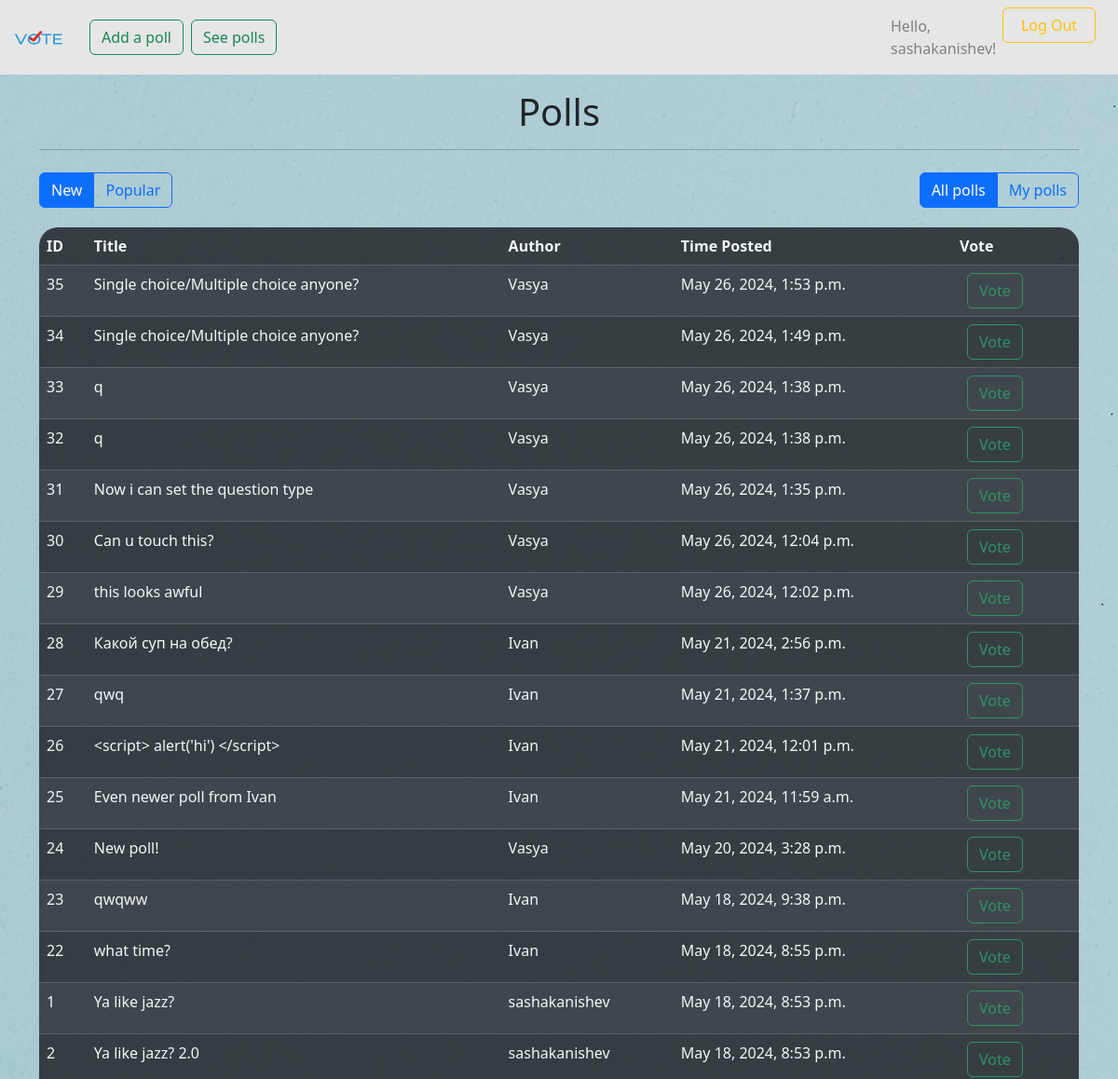
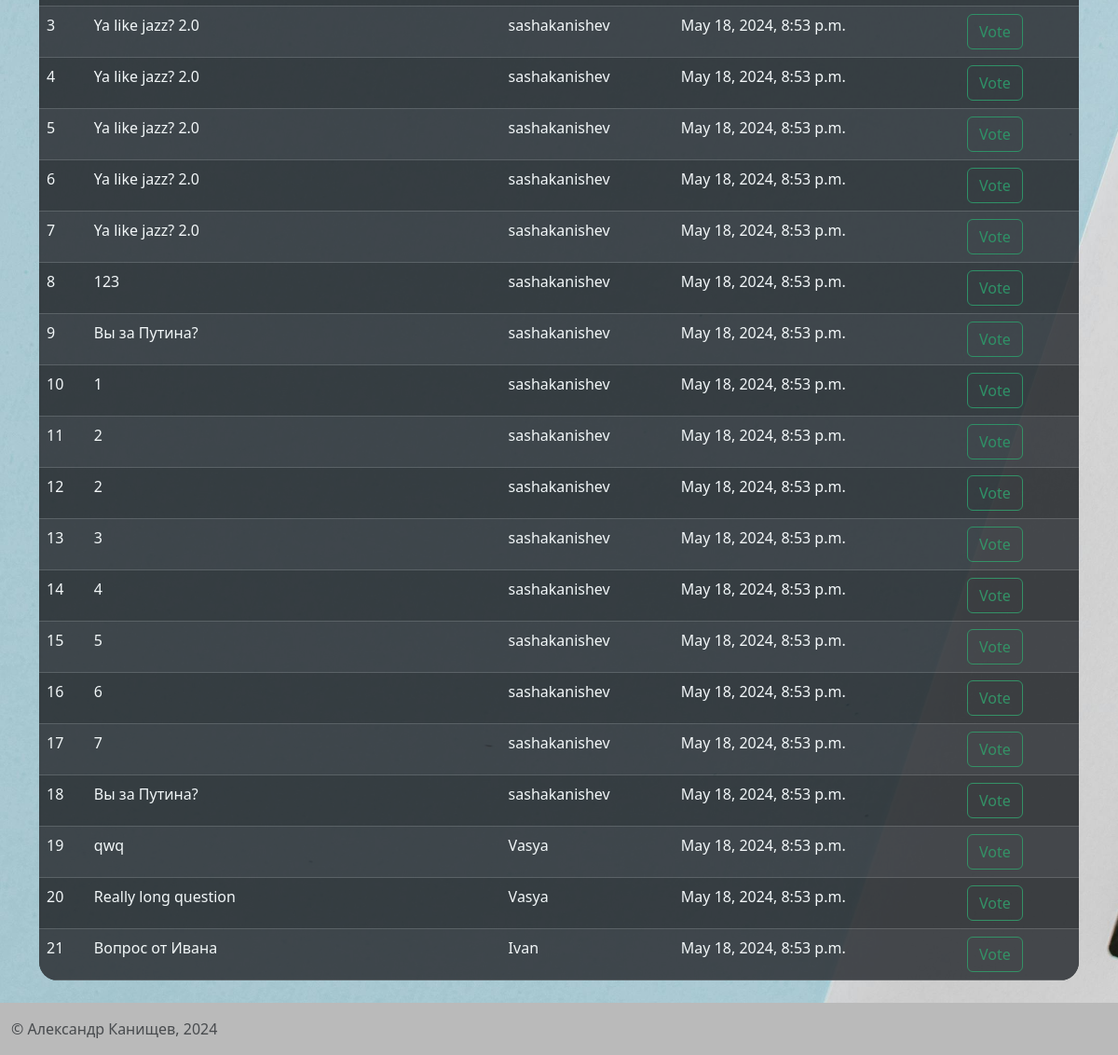
Screenshot of /view_polls/ (signed in) with the database file from the repository (2 pictures, top to bottom).
### polls/models.py (models this page shows, shortened)
class Poll(models.Model):
    QUESTION_TYPE_CHOICES = [
        ('single', 'Single Choice'),
        ('multiple', 'Multiple Choice'),
    ]
    question = models.TextField()
    option_one = models.CharField(max_length=50)
    option_two = models.CharField(max_length=50)
    option_three = models.CharField(max_length=50)
    option_one_count = models.IntegerField(default=0)
    option_two_count = models.IntegerField(default=0)
    option_three_count = models.IntegerField(default=0)
    author = models.ForeignKey(User, on_delete=models.CASCADE, default=1)
    time = models.DateTimeField(default=now)
    question_type = models.CharField(max_length=10, choices=QUESTION_TYPE_CHOICES, default='single')

### polls/views.py (the view)
# urls.py: path('view_polls/', views.view_polls, name='view_polls'),  # See all polls
def view_polls(request):
    all_polls = Poll.objects.all()
    my_polls = Poll.objects.filter(author=request.user) if request.user.is_authenticated else Poll.objects.none()
    context = {
        'pagename': 'Polls',
        'all_polls_by_freshness': all_polls.order_by('-time'),
        'all_polls_by_popularity': all_polls.annotate(
            total_votes=F('option_one_count') + F('option_two_count') + F('option_three_count')).order_by(
            '-total_votes'),
        'my_polls_by_freshness': my_polls.order_by('-time'),
        'my_polls_by_popularity': my_polls.annotate(
            total_votes=F('option_one_count') + F('option_two_count') + F('option_three_count')).order_by(
            '-total_votes'),
    }
    return render(request, 'pages/view_polls.html', context)

### polls/templates/pages/view_polls.html (shortened to what this page needs)
{% extends 'base.html' %}
{% block content %}
<div class="container mt-4" style="margin-bottom: 80px;">
    <div class="d-flex justify-content-between mb-3">
        <div aria-label="Basic radio toggle button group" class="btn-group" role="group" style="margin-bottom: 5px;">
            <label class="btn btn-outline-primary" for="btnradio1">New</label>
            <label class="btn btn-outline-primary" for="btnradio2">Popular</label>
        </div>
        <div aria-label="Basic radio toggle button group" class="btn-group" role="group" style="margin-bottom: 5px;">
            <label class="btn btn-outline-primary" for="btnradio3">All polls</label>
            {% if user.is_authenticated %}
            <label class="btn btn-outline-primary" for="btnradio4">My polls</label>
            {% else %}
            <input autocomplete="off" class="btn-check" disabled id="btnradio4" name="ownership" type="radio">
            <label class="btn btn-outline-primary" for="btnradio4">My polls</label>
            {% endif %}
        </div>
    </div>
    <table class="table rounded-table table-striped table-hover table-dark">
        <thead>
        <tr>
            <th scope="col">ID</th>
            <th scope="col">Title</th>
            <th scope="col">Author</th>
            <th scope="col">Time Posted</th>
            <th scope="col">Vote</th>
        </tr>
        </thead>
        <tbody id="pollsTable">
        {% for poll in all_polls_by_freshness %}
        <tr class="poll-row new all">
            <td>{{ poll.id }}</td>
            <td><a class="text-white" href="{% url 'view_poll' poll.id %}" style="text-decoration: none;">{{ poll.question }}</a></td>
            <td>{{ poll.author.username }}</td>
            <td>{{ poll.time }}</td>
            <td>
                {% if user.is_authenticated %}
                <a href="{% url 'vote' poll.id %}">
                    <button class="btn btn-outline-success ms-2 me-2" type="button">Vote</button>
                    {% else %}
                    <button class="btn btn-outline-success ms-2 me-2 disabled" type="button">Vote</button>
                    {% endif %}
                </a>
            </td>
        </tr>
        {% endfor %}
        </tbody>
    </table>
</div>
{% endblock %}

### polls/templates/header.html (shortened to what this page needs)
<nav class="navbar navbar-expand-lg" style="background-color: #e6e6e6;">
    <div class="container-fluid">
        <a class="navbar-brand" href="{% url 'index' %}">
            <img alt="Logo" class="d-inline-block align-text-top" height="50" src="/static/images/logo1.png" width="60">
        </a>
        <div class="collapse navbar-collapse" id="navbarNavAltMarkup">
            <div class="navbar-nav">
                {% if request.user.is_authenticated %}
                <a href="{% url 'add_poll' %}">
                    <button class="btn  btn-outline-success ms-2 me-2" style="margin-left: 20px;" type="button">Add a
                        poll
                    </button>
                </a>
                {% endif %}
                <a href="{% url 'view_polls' %}">
                    <button class="btn  btn-outline-success" type="button">See polls</button>
                </a>
            </div>
        </div>
    </div>
    {% if request.user.is_authenticated %}
    <ul class="navbar-nav mr-right">
                        <span class="navbar-text" style="color: gray; width: 100px;">
                            Hello, {{ request.user.username }}!
                        </span>
        <a href="{% url 'logout' %}">
            <button class="btn  btn-outline-warning me-4" style="width: 100px; margin-left: 20px;" type="button">Log
                Out
            </button>
        </a>
    </ul>
    {% endif %}
</nav>

### polls/templates/pages/view_polls.html (style rules this page uses)
.rounded-table { border-collapse: separate; border-spacing: 0; border-radius: 1.25rem; overflow: hidden; opacity: 0.85; }

### rows the page displays
Poll: id "35", question "Single choice/Multiple choice anyone?", author.username "Vasya", time "May 26, 2024, 1:53 p.m."
Poll: id "34", question "Single choice/Multiple choice anyone?", author.username "Vasya", time "May 26, 2024, 1:49 p.m."
Poll: id "33", question "q", author.username "Vasya", time "May 26, 2024, 1:38 p.m."
Poll: id "32", question "q", author.username "Vasya", time "May 26, 2024, 1:38 p.m."
Poll: id "31", question "Now i can set the question type", author.username "Vasya", time "May 26, 2024, 1:35 p.m."
Poll: id "30", question "Can u touch this?", author.username "Vasya", time "May 26, 2024, 12:04 p.m."
Poll: id "29", question "this looks awful", author.username "Vasya", time "May 26, 2024, 12:02 p.m."
Poll: id "28", question "Какой суп на обед?", author.username "Ivan", time "May 21, 2024, 2:56 p.m."
Poll: id "27", question "qwq", author.username "Ivan", time "May 21, 2024, 1:37 p.m."
Poll: id "26", question "<script> alert('hi') </script>", author.username "Ivan", time "May 21, 2024, 12:01 p.m."
Poll: id "25", question "Even newer poll from Ivan", author.username "Ivan", time "May 21, 2024, 11:59 a.m."
Poll: id "24", question "New poll!", author.username "Vasya", time "May 20, 2024, 3:28 p.m."
Poll: id "23", question "qwqww", author.username "Ivan", time "May 18, 2024, 9:38 p.m."
Poll: id "22", question "what time?", author.username "Ivan", time "May 18, 2024, 8:55 p.m."
Poll: id "1", question "Ya like jazz?", author.username "sashakanishev", time "May 18, 2024, 8:53 p.m."
Poll: id "2", question "Ya like jazz? 2.0", author.username "sashakanishev", time "May 18, 2024, 8:53 p.m."
Poll: id "3", question "Ya like jazz? 2.0", author.username "sashakanishev", time "May 18, 2024, 8:53 p.m."
Poll: id "4", question "Ya like jazz? 2.0", author.username "sashakanishev", time "May 18, 2024, 8:53 p.m."
Poll: id "5", question "Ya like jazz? 2.0", author.username "sashakanishev", time "May 18, 2024, 8:53 p.m."
Poll: id "6", question "Ya like jazz? 2.0", author.username "sashakanishev", time "May 18, 2024, 8:53 p.m."
Poll: id "7", question "Ya like jazz? 2.0", author.username "sashakanishev", time "May 18, 2024, 8:53 p.m."
Poll: id "8", question "123", author.username "sashakanishev", time "May 18, 2024, 8:53 p.m."
Poll: id "9", question "Вы за Путина?", author.username "sashakanishev", time "May 18, 2024, 8:53 p.m."
Poll: id "10", question "1", author.username "sashakanishev", time "May 18, 2024, 8:53 p.m."
Poll: id "11", question "2", author.username "sashakanishev", time "May 18, 2024, 8:53 p.m."
Poll: id "12", question "2", author.username "sashakanishev", time "May 18, 2024, 8:53 p.m."
Poll: id "13", question "3", author.username "sashakanishev", time "May 18, 2024, 8:53 p.m."
Poll: id "14", question "4", author.username "sashakanishev", time "May 18, 2024, 8:53 p.m."
Poll: id "15", question "5", author.username "sashakanishev", time "May 18, 2024, 8:53 p.m."
Poll: id "16", question "6", author.username "sashakanishev", time "May 18, 2024, 8:53 p.m."
Poll: id "17", question "7", author.username "sashakanishev", time "May 18, 2024, 8:53 p.m."
Poll: id "18", question "Вы за Путина?", author.username "sashakanishev", time "May 18, 2024, 8:53 p.m."
Poll: id "19", question "qwq", author.username "Vasya", time "May 18, 2024, 8:53 p.m."
Poll: id "20", question "Really long question", author.username "Vasya", time "May 18, 2024, 8:53 p.m."
Poll: id "21", question "Вопрос от Ивана", author.username "Ivan", time "May 18, 2024, 8:53 p.m."

### other values shown
{{ request.user.username }} "sashakanishev"
{{ pagename }} "Polls"
